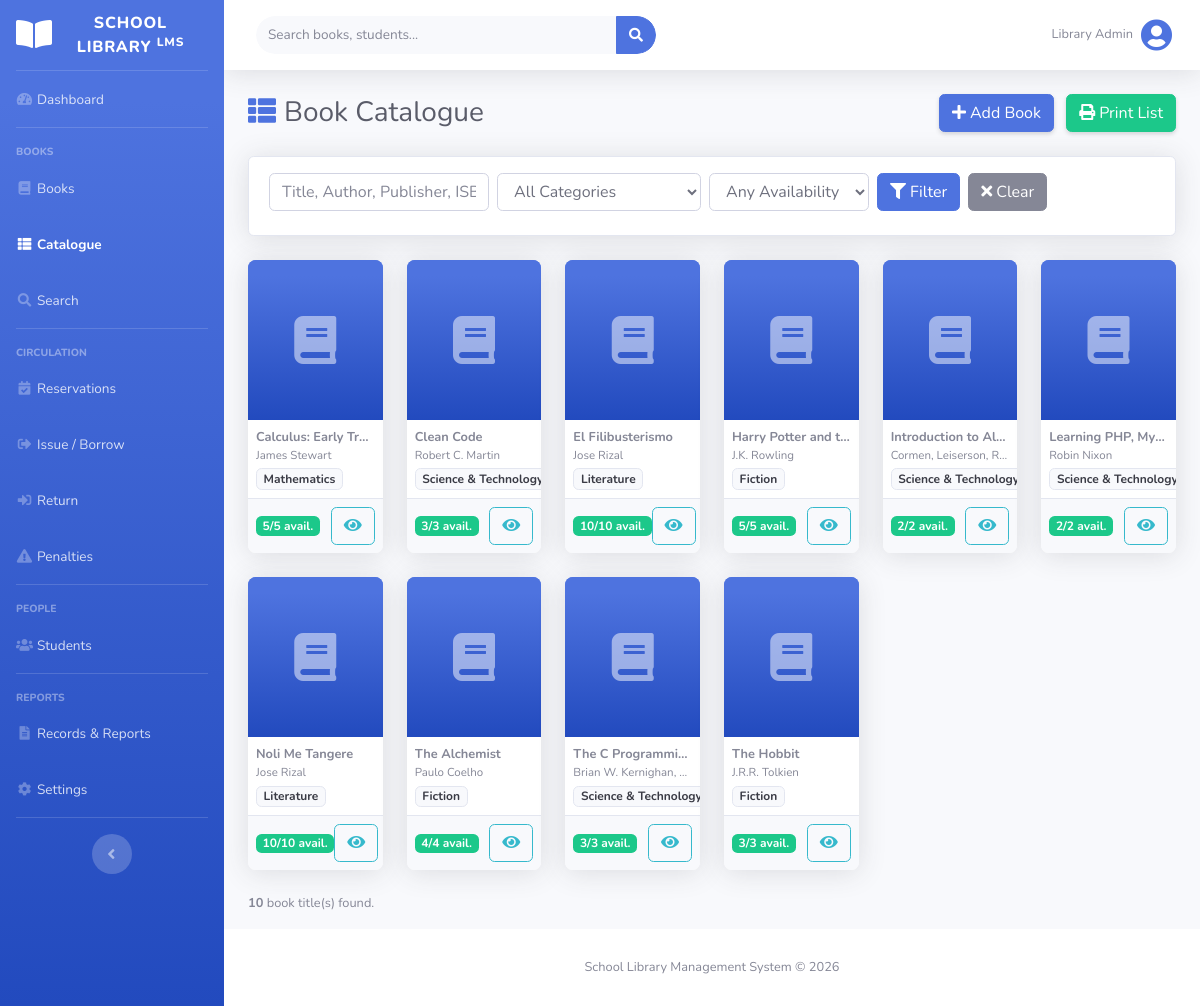
/lms/admin/catalogue.php (signed in), run on the app's committed database.
### tables this page shows
CREATE TABLE IF NOT EXISTS books (
    id              INT AUTO_INCREMENT PRIMARY KEY,
    isbn            VARCHAR(20)  UNIQUE,
    title           VARCHAR(255) NOT NULL,
    author          VARCHAR(255) NOT NULL,
    publisher       VARCHAR(255),
    publication_year YEAR,
    edition         VARCHAR(50),
    category_id     INT,
    description     TEXT,
    cover_image     VARCHAR(255),                   
    total_copies    INT DEFAULT 1,
    available_copies INT DEFAULT 1,
    location        VARCHAR(100),                   
    status          ENUM('active','inactive') DEFAULT 'active',
    created_at      TIMESTAMP DEFAULT CURRENT_TIMESTAMP,
    updated_at      TIMESTAMP DEFAULT CURRENT_TIMESTAMP ON UPDATE CURRENT_TIMESTAMP,
    FOREIGN KEY (category_id) REFERENCES categories(id) ON DELETE SET NULL
);

CREATE TABLE IF NOT EXISTS categories (
    id          INT AUTO_INCREMENT PRIMARY KEY,
    name        VARCHAR(100) NOT NULL UNIQUE,
    description TEXT,
    created_at  TIMESTAMP DEFAULT CURRENT_TIMESTAMP
);

### lms/admin/catalogue.php (the view, shortened to what this page needs)
<?php
require_once '../config/paths.php';
$search = trim($_GET['q']    ?? '');
$sql  = "SELECT b.*, c.name AS category_name FROM books b LEFT JOIN categories c ON b.category_id=c.id WHERE b.status='active'";
$params = [];
$sql .= " ORDER BY b.title";
$stmt = $pdo->prepare($sql);
$stmt->execute($params);
$books = $stmt->fetchAll();
    ?><!DOCTYPE html>
<?php
include '../includes/header.php';
include '../includes/sidebar_admin.php';
?>
<div class="container-fluid">
    <div class="d-sm-flex align-items-center justify-content-between mb-4">
        <h1 class="h3 mb-0 text-gray-800"><i class="fas fa-th-list mr-2 text-primary"></i>Book Catalogue</h1>
        <div>
            <a href="books.php" class="btn btn-primary shadow-sm mr-2">
                <i class="fas fa-plus mr-1"></i>Add Book
            </a>
            <a href="?<?= http_build_query(array_merge($_GET, ['export' => '1'])) ?>" class="btn btn-success shadow-sm">
                <i class="fas fa-print mr-1"></i>Print List
            </a>
        </div>
    </div>
    <div class="card shadow mb-4">
        <div class="card-body py-3">
            <form method="GET" class="form-inline flex-wrap">
                <input type="text" name="q" class="form-control mr-2 mb-2" style="min-width:220px;"
                       placeholder="Title, Author, Publisher, ISBN..."
                       value="<?= htmlspecialchars($search) ?>">
                <select name="cat" class="form-control mr-2 mb-2">
                    <option value="">All Categories</option>
                </select>
                <select name="avail" class="form-control mr-2 mb-2">
                    <option value="">Any Availability</option>
                </select>
                <button type="submit" class="btn btn-primary mr-2 mb-2"><i class="fas fa-filter mr-1"></i>Filter</button>
                <a href="catalogue.php" class="btn btn-secondary mb-2"><i class="fas fa-times mr-1"></i>Clear</a>
            </form>
        </div>
    </div>
    <div class="row" id="catalogueGrid">
        <?php foreach ($books as $book): ?>
        <div class="col-xl-2 col-lg-3 col-md-4 col-sm-6 mb-4">
            <div class="card shadow h-100 book-card">
                <div class="book-cover-container bg-gradient-primary"
                     style="height:160px;display:flex;align-items:center;justify-content:center;overflow:hidden;">
                    <?php if ($book['cover_image']): ?>
                        <img src="../uploads/covers/<?= htmlspecialchars($book['cover_image']) ?>"
                             alt="Cover" style="width:100%;height:100%;object-fit:cover;">
                    <?php else: ?>
                        <i class="fas fa-book fa-3x text-white-50"></i>
                    <?php endif; ?>
                </div>
                <div class="card-body p-2">
                    <div class="small font-weight-bold text-truncate" title="<?= htmlspecialchars($book['title']) ?>">
                        <?= htmlspecialchars($book['title']) ?>
                    </div>
                    <div class="x-small text-muted text-truncate"><?= htmlspecialchars($book['author']) ?></div>
                    <?php if ($book['category_name']): ?>
                        <span class="badge badge-light border small mt-1"><?= htmlspecialchars($book['category_name']) ?></span>
                    <?php endif; ?>
                </div>
                <div class="card-footer p-2 d-flex justify-content-between align-items-center">
                    <span class="badge badge-<?= $book['available_copies'] > 0 ? 'success' : 'danger' ?> small">
                        <?= $book['available_copies'] ?>/<?= $book['total_copies'] ?> avail.
                    </span>
                    <button class="btn btn-xs btn-outline-info" data-toggle="modal" data-target="#detailModal"
                            onclick='showDetail(<?= json_encode($book) ?>)'>
                        <i class="fas fa-eye"></i>
                    </button>
                </div>
            </div>
        </div>
        <?php endforeach; ?>
    </div>
    <p class="text-muted small"><strong><?= count($books) ?></strong> book title(s) found.</p>
</div>
</div>
<?php
include '../includes/footer.php';
?>

### lms/assets/css/lms.css (style rules this page uses)
body { font-family: 'Nunito', sans-serif; }
.x-small { font-size: 0.72rem; }
.book-card { transition: transform 0.18s ease, box-shadow 0.18s ease; border-radius: 0.5rem; overflow: hidden; border: none; }
.badge { font-size: 0.75rem; padding: 0.3em 0.55em; }
#catalogueGrid .card { cursor: default; }

### data on the page
books: title "Calculus: Early Tr…", author "James Stewart", category.name "Mathematics", available_copies "5", total_copies "5"
books: title "Clean Code", author "Robert C. Martin", category.name "Science &…", available_copies "3", total_copies "3"
books: title "El Filibusterismo", author "Jose Rizal", category.name "Literature", available_copies "10", total_copies "10"
books: title "Harry Potter and t…", author "J.K. Rowling", category.name "Fiction", available_copies "5", total_copies "5"
books: title "Introduction to Al…", author "Cormen, Leiserson, R…", category.name "Science &…", available_copies "2", total_copies "2"
books: title "Learning PHP, My…", author "Robin Nixon", category.name "Science &…", available_copies "2", total_copies "2"
books: title "Noli Me Tangere", author "Jose Rizal", category.name "Literature", available_copies "10", total_copies "10"
books: title "The Alchemist", author "Paulo Coelho", category.name "Fiction", available_copies "4", total_copies "4"
books: title "The C Programmi…", author "Brian W. Kernighan,…", category.name "Science &…", available_copies "3", total_copies "3"
books: title "The Hobbit", author "J.R.R. Tolkien", category.name "Fiction", available_copies "3", total_copies "3"

### other printed values
count($books) "10"
